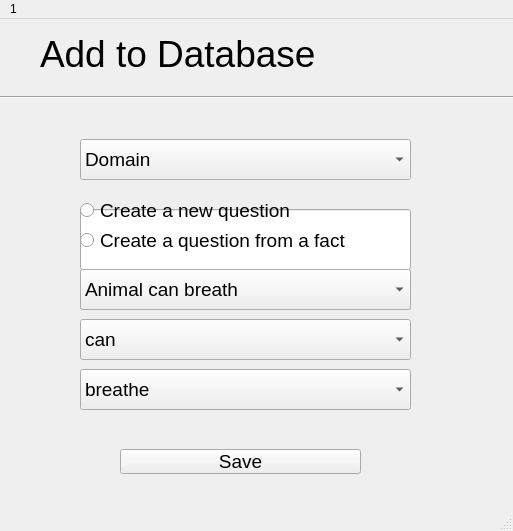
<?xml version="1.0" encoding="UTF-8"?>
<ui version="4.0">
 <class>AddToDatabaseWindow</class>
 <widget class="QMainWindow" name="AddToDatabaseWindow">
  <property name="geometry">
   <rect>
    <x>0</x>
    <y>0</y>
    <width>513</width>
    <height>531</height>
   </rect>
  </property>
  <property name="sizePolicy">
   <sizepolicy hsizetype="Preferred" vsizetype="Preferred">
    <horstretch>0</horstretch>
    <verstretch>0</verstretch>
   </sizepolicy>
  </property>
  <property name="windowTitle">
   <string>MainWindow</string>
  </property>
  <widget class="QWidget" name="centralwidget">
   <widget class="QLabel" name="label">
    <property name="geometry">
     <rect>
      <x>40</x>
      <y>10</y>
      <width>591</width>
      <height>51</height>
     </rect>
    </property>
    <property name="text">
     <string>&lt;html&gt;&lt;head/&gt;&lt;body&gt;&lt;p&gt;&lt;span style=&quot; font-size:28pt;&quot;&gt;Add to Database&lt;/span&gt;&lt;/p&gt;&lt;/body&gt;&lt;/html&gt;</string>
    </property>
   </widget>
   <widget class="Line" name="line">
    <property name="geometry">
     <rect>
      <x>0</x>
      <y>70</y>
      <width>1161</width>
      <height>16</height>
     </rect>
    </property>
    <property name="orientation">
     <enum>Qt::Horizontal</enum>
    </property>
   </widget>
   <widget class="QPushButton" name="saveBtn">
    <property name="geometry">
     <rect>
      <x>120</x>
      <y>430</y>
      <width>241</width>
      <height>25</height>
     </rect>
    </property>
    <property name="font">
     <font>
      <pointsize>14</pointsize>
     </font>
    </property>
    <property name="text">
     <string>Save</string>
    </property>
   </widget>
   <widget class="QComboBox" name="comboBox">
    <property name="geometry">
     <rect>
      <x>80</x>
      <y>120</y>
      <width>331</width>
      <height>41</height>
     </rect>
    </property>
    <property name="font">
     <font>
      <pointsize>14</pointsize>
     </font>
    </property>
    <item>
     <property name="text">
      <string>Domain</string>
     </property>
    </item>
    <item>
     <property name="text">
      <string>Category</string>
     </property>
    </item>
    <item>
     <property name="text">
      <string>Type</string>
     </property>
    </item>
    <item>
     <property name="text">
      <string>Attribute</string>
     </property>
    </item>
    <item>
     <property name="text">
      <string>Fact</string>
     </property>
    </item>
    <item>
     <property name="text">
      <string>Question</string>
     </property>
    </item>
    <item>
     <property name="text">
      <string>Perception</string>
     </property>
    </item>
    <item>
     <property name="text">
      <string>Action</string>
     </property>
    </item>
   </widget>
   <widget class="QLineEdit" name="lineEdit">
    <property name="geometry">
     <rect>
      <x>80</x>
      <y>190</y>
      <width>331</width>
      <height>61</height>
     </rect>
    </property>
   </widget>
   <widget class="QComboBox" name="CatComboBox">
    <property name="geometry">
     <rect>
      <x>80</x>
      <y>250</y>
      <width>331</width>
      <height>41</height>
     </rect>
    </property>
    <property name="font">
     <font>
      <pointsize>14</pointsize>
     </font>
    </property>
    <item>
     <property name="text">
      <string>Animal</string>
     </property>
    </item>
    <item>
     <property name="text">
      <string>Dog</string>
     </property>
    </item>
   </widget>
   <widget class="QComboBox" name="TypesComboBox">
    <property name="geometry">
     <rect>
      <x>80</x>
      <y>300</y>
      <width>331</width>
      <height>41</height>
     </rect>
    </property>
    <property name="font">
     <font>
      <pointsize>14</pointsize>
     </font>
    </property>
    <item>
     <property name="text">
      <string>can</string>
     </property>
    </item>
    <item>
     <property name="text">
      <string>has</string>
     </property>
    </item>
   </widget>
   <widget class="QComboBox" name="AttrComboBox">
    <property name="geometry">
     <rect>
      <x>80</x>
      <y>350</y>
      <width>331</width>
      <height>41</height>
     </rect>
    </property>
    <property name="font">
     <font>
      <pointsize>14</pointsize>
     </font>
    </property>
    <item>
     <property name="text">
      <string>breathe</string>
     </property>
    </item>
    <item>
     <property name="text">
      <string>move</string>
     </property>
    </item>
   </widget>
   <widget class="QComboBox" name="FactsComboBox">
    <property name="geometry">
     <rect>
      <x>80</x>
      <y>250</y>
      <width>331</width>
      <height>41</height>
     </rect>
    </property>
    <property name="font">
     <font>
      <pointsize>14</pointsize>
     </font>
    </property>
    <item>
     <property name="text">
      <string>Animal can breath</string>
     </property>
    </item>
    <item>
     <property name="text">
      <string>Animal can move</string>
     </property>
    </item>
   </widget>
   <widget class="QRadioButton" name="radioButton">
    <property name="geometry">
     <rect>
      <x>80</x>
      <y>180</y>
      <width>331</width>
      <height>23</height>
     </rect>
    </property>
    <property name="font">
     <font>
      <pointsize>14</pointsize>
     </font>
    </property>
    <property name="text">
     <string>Create a new question</string>
    </property>
    <attribute name="buttonGroup">
     <string notr="true">buttonGroup</string>
    </attribute>
   </widget>
   <widget class="QRadioButton" name="radioButton_2">
    <property name="geometry">
     <rect>
      <x>80</x>
      <y>210</y>
      <width>331</width>
      <height>23</height>
     </rect>
    </property>
    <property name="font">
     <font>
      <pointsize>14</pointsize>
     </font>
    </property>
    <property name="text">
     <string>Create a question from a fact</string>
    </property>
    <attribute name="buttonGroup">
     <string notr="true">buttonGroup</string>
    </attribute>
   </widget>
  </widget>
  <widget class="QMenuBar" name="menubar">
   <property name="geometry">
    <rect>
     <x>0</x>
     <y>0</y>
     <width>513</width>
     <height>22</height>
    </rect>
   </property>
   <widget class="QMenu" name="menuInteractive_System_Modelling">
    <property name="title">
     <string>1</string>
    </property>
   </widget>
   <addaction name="menuInteractive_System_Modelling"/>
  </widget>
  <widget class="QStatusBar" name="statusbar"/>
 </widget>
 <resources/>
 <connections/>
 <buttongroups>
  <buttongroup name="buttonGroup"/>
 </buttongroups>
</ui>
